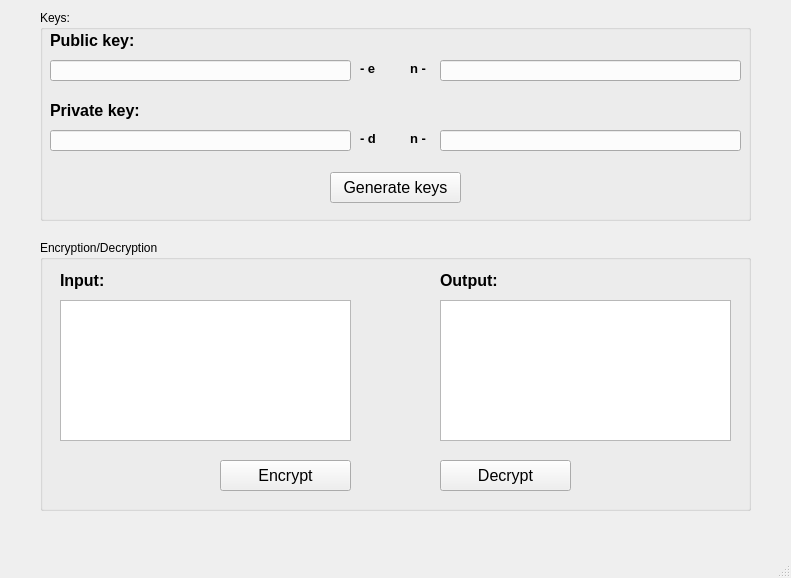
<?xml version="1.0" encoding="UTF-8"?>
<ui version="4.0">
 <class>MainWindow</class>
 <widget class="QMainWindow" name="MainWindow">
  <property name="geometry">
   <rect>
    <x>0</x>
    <y>0</y>
    <width>791</width>
    <height>578</height>
   </rect>
  </property>
  <property name="windowTitle">
   <string>MainWindow</string>
  </property>
  <widget class="QWidget" name="centralwidget">
   <widget class="QLineEdit" name="private_d">
    <property name="geometry">
     <rect>
      <x>50</x>
      <y>130</y>
      <width>301</width>
      <height>21</height>
     </rect>
    </property>
   </widget>
   <widget class="QLineEdit" name="private_n">
    <property name="geometry">
     <rect>
      <x>440</x>
      <y>130</y>
      <width>301</width>
      <height>21</height>
     </rect>
    </property>
   </widget>
   <widget class="QLineEdit" name="public_e">
    <property name="geometry">
     <rect>
      <x>50</x>
      <y>60</y>
      <width>301</width>
      <height>21</height>
     </rect>
    </property>
   </widget>
   <widget class="QLineEdit" name="public_n">
    <property name="geometry">
     <rect>
      <x>440</x>
      <y>60</y>
      <width>301</width>
      <height>21</height>
     </rect>
    </property>
   </widget>
   <widget class="QLabel" name="label">
    <property name="geometry">
     <rect>
      <x>50</x>
      <y>20</y>
      <width>161</width>
      <height>41</height>
     </rect>
    </property>
    <property name="font">
     <font>
      <pointsize>12</pointsize>
      <weight>75</weight>
      <italic>false</italic>
      <bold>true</bold>
      <underline>false</underline>
      <strikeout>false</strikeout>
     </font>
    </property>
    <property name="layoutDirection">
     <enum>Qt::LeftToRight</enum>
    </property>
    <property name="text">
     <string>Public key:</string>
    </property>
   </widget>
   <widget class="QLabel" name="label_2">
    <property name="geometry">
     <rect>
      <x>50</x>
      <y>90</y>
      <width>161</width>
      <height>41</height>
     </rect>
    </property>
    <property name="font">
     <font>
      <pointsize>12</pointsize>
      <weight>75</weight>
      <italic>false</italic>
      <bold>true</bold>
      <underline>false</underline>
      <strikeout>false</strikeout>
     </font>
    </property>
    <property name="layoutDirection">
     <enum>Qt::LeftToRight</enum>
    </property>
    <property name="text">
     <string>Private key:</string>
    </property>
   </widget>
   <widget class="QLabel" name="label_3">
    <property name="geometry">
     <rect>
      <x>360</x>
      <y>60</y>
      <width>21</width>
      <height>16</height>
     </rect>
    </property>
    <property name="font">
     <font>
      <pointsize>10</pointsize>
      <weight>75</weight>
      <bold>true</bold>
     </font>
    </property>
    <property name="text">
     <string>- e</string>
    </property>
   </widget>
   <widget class="QLabel" name="label_4">
    <property name="geometry">
     <rect>
      <x>410</x>
      <y>60</y>
      <width>21</width>
      <height>16</height>
     </rect>
    </property>
    <property name="font">
     <font>
      <pointsize>10</pointsize>
      <weight>75</weight>
      <bold>true</bold>
     </font>
    </property>
    <property name="text">
     <string>n -</string>
    </property>
   </widget>
   <widget class="QLabel" name="label_5">
    <property name="geometry">
     <rect>
      <x>410</x>
      <y>130</y>
      <width>21</width>
      <height>16</height>
     </rect>
    </property>
    <property name="font">
     <font>
      <pointsize>10</pointsize>
      <weight>75</weight>
      <bold>true</bold>
     </font>
    </property>
    <property name="text">
     <string>n -</string>
    </property>
   </widget>
   <widget class="QGroupBox" name="groupBox">
    <property name="geometry">
     <rect>
      <x>40</x>
      <y>10</y>
      <width>711</width>
      <height>211</height>
     </rect>
    </property>
    <property name="title">
     <string>Keys:</string>
    </property>
    <widget class="QPushButton" name="keysCreateButton">
     <property name="geometry">
      <rect>
       <x>290</x>
       <y>162</y>
       <width>131</width>
       <height>31</height>
      </rect>
     </property>
     <property name="font">
      <font>
       <pointsize>12</pointsize>
       <weight>50</weight>
       <bold>false</bold>
       <underline>false</underline>
      </font>
     </property>
     <property name="autoFillBackground">
      <bool>false</bool>
     </property>
     <property name="text">
      <string>Generate keys</string>
     </property>
    </widget>
    <widget class="QLabel" name="label_6">
     <property name="geometry">
      <rect>
       <x>320</x>
       <y>120</y>
       <width>21</width>
       <height>16</height>
      </rect>
     </property>
     <property name="font">
      <font>
       <pointsize>10</pointsize>
       <weight>75</weight>
       <bold>true</bold>
      </font>
     </property>
     <property name="text">
      <string>- d</string>
     </property>
    </widget>
   </widget>
   <widget class="QGroupBox" name="groupBox_2">
    <property name="geometry">
     <rect>
      <x>40</x>
      <y>240</y>
      <width>711</width>
      <height>271</height>
     </rect>
    </property>
    <property name="title">
     <string>Encryption/Decryption</string>
    </property>
    <widget class="QTextEdit" name="input">
     <property name="geometry">
      <rect>
       <x>20</x>
       <y>60</y>
       <width>291</width>
       <height>141</height>
      </rect>
     </property>
    </widget>
    <widget class="QLabel" name="label_7">
     <property name="geometry">
      <rect>
       <x>20</x>
       <y>30</y>
       <width>161</width>
       <height>21</height>
      </rect>
     </property>
     <property name="font">
      <font>
       <pointsize>12</pointsize>
       <weight>75</weight>
       <italic>false</italic>
       <bold>true</bold>
       <underline>false</underline>
       <strikeout>false</strikeout>
      </font>
     </property>
     <property name="layoutDirection">
      <enum>Qt::LeftToRight</enum>
     </property>
     <property name="text">
      <string>Input:</string>
     </property>
    </widget>
    <widget class="QTextEdit" name="output">
     <property name="geometry">
      <rect>
       <x>400</x>
       <y>60</y>
       <width>291</width>
       <height>141</height>
      </rect>
     </property>
    </widget>
    <widget class="QLabel" name="label_8">
     <property name="geometry">
      <rect>
       <x>400</x>
       <y>30</y>
       <width>161</width>
       <height>21</height>
      </rect>
     </property>
     <property name="font">
      <font>
       <pointsize>12</pointsize>
       <weight>75</weight>
       <italic>false</italic>
       <bold>true</bold>
       <underline>false</underline>
       <strikeout>false</strikeout>
      </font>
     </property>
     <property name="layoutDirection">
      <enum>Qt::LeftToRight</enum>
     </property>
     <property name="text">
      <string>Output:</string>
     </property>
    </widget>
    <widget class="QPushButton" name="cipherButton">
     <property name="geometry">
      <rect>
       <x>180</x>
       <y>220</y>
       <width>131</width>
       <height>31</height>
      </rect>
     </property>
     <property name="font">
      <font>
       <pointsize>12</pointsize>
       <weight>50</weight>
       <bold>false</bold>
       <underline>false</underline>
      </font>
     </property>
     <property name="autoFillBackground">
      <bool>false</bool>
     </property>
     <property name="text">
      <string>Encrypt</string>
     </property>
    </widget>
    <widget class="QPushButton" name="decipherButton">
     <property name="geometry">
      <rect>
       <x>400</x>
       <y>220</y>
       <width>131</width>
       <height>31</height>
      </rect>
     </property>
     <property name="font">
      <font>
       <pointsize>12</pointsize>
       <weight>50</weight>
       <bold>false</bold>
       <underline>false</underline>
      </font>
     </property>
     <property name="autoFillBackground">
      <bool>false</bool>
     </property>
     <property name="text">
      <string>Decrypt</string>
     </property>
    </widget>
   </widget>
  </widget>
  <widget class="QMenuBar" name="menubar">
   <property name="geometry">
    <rect>
     <x>0</x>
     <y>0</y>
     <width>791</width>
     <height>21</height>
    </rect>
   </property>
  </widget>
  <widget class="QStatusBar" name="statusbar"/>
 </widget>
 <resources/>
 <connections/>
</ui>
